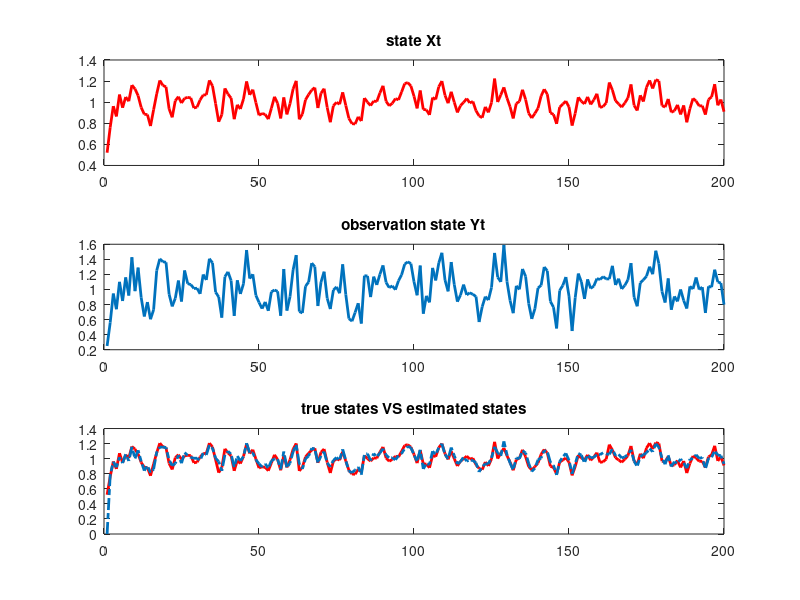
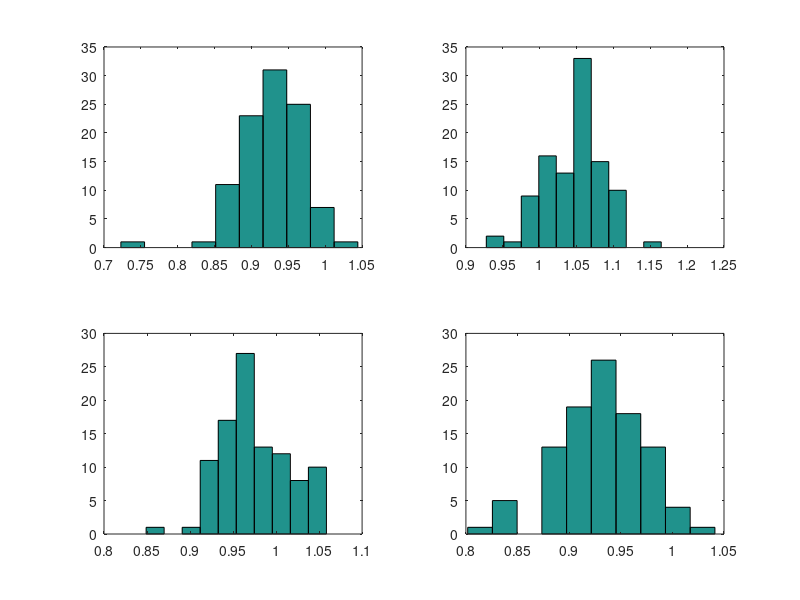

Reproduce these figures in MATLAB, in order.

clear all; close all;

N=200;
u = 0.1*randn(1);
v = 0.1*randn(1);

x(1) = rand(1);
y(1) = x(1)^2 + v;

% simulate state Xt and observation Yt
for i=2:N
    u = 0.1*randn(1);
    v = 0.1*randn(1);
    x(i)=sqrt(abs(x(i-1))) + u;
    y(i)=x(i)^2+v;
end

% display Xt and Yt
figure (1);
subplot(311);
plot(x,'r','LineWidth',2);
title('state Xt');
subplot(312);
plot(y,'LineWidth',2);
title('observation state Yt');

% Sequential Monte Carolo method
% generate 100 samples
x_s(1,:) = rand(1,100);

for i=2:200     
 % generate the  prediction set
    u = 0.1*randn(1,100);
    x_pred(i,:)=sqrt(abs(x_s(i-1))) + u;
           
 % compute the weights and normalize
    v = 0.1*randn(1,100);
      
    w(i,:) = normpdf(y(i),x_pred(i,:).^2,0.1);
    w_n(i,:) = w(i,:)/sum(w(i,:));
    W_n(i,:) = cumsum(w_n(i,:));
    
    theta_hat(i,:)= sum(w_n(i,:).*x_pred(i,:));
      
 % resample
     for t=1:100
         U = rand;
         num = find(U-W_n(i,:)<0);
         x_s(i,t) = x_pred(i,num(1));
     end
end

subplot(3,1,3);
plot(1:200,x,'r-','LineWidth',2);
title('true states VS estimated states');
hold on;
plot(1:200,theta_hat,'-.', 'LineWidth',2);
  
              
%compute R_square
 X_est = theta_hat(11:200)';
 R_square= 1-sum((x(11:200)-X_est).^2)/sum((x(11:200)-mean(X_est)).^2);
     
% plot the histogram of the samples from posterior at t=50,100,150,200
figure (2);  

for k=1:4
    subplot(2,2,k);
    data=x_s(50*k,:);
    hist(data);
    [h(k),p(k)]=kstest((data-mean(data))/std(data));
end
p
h

     
 






